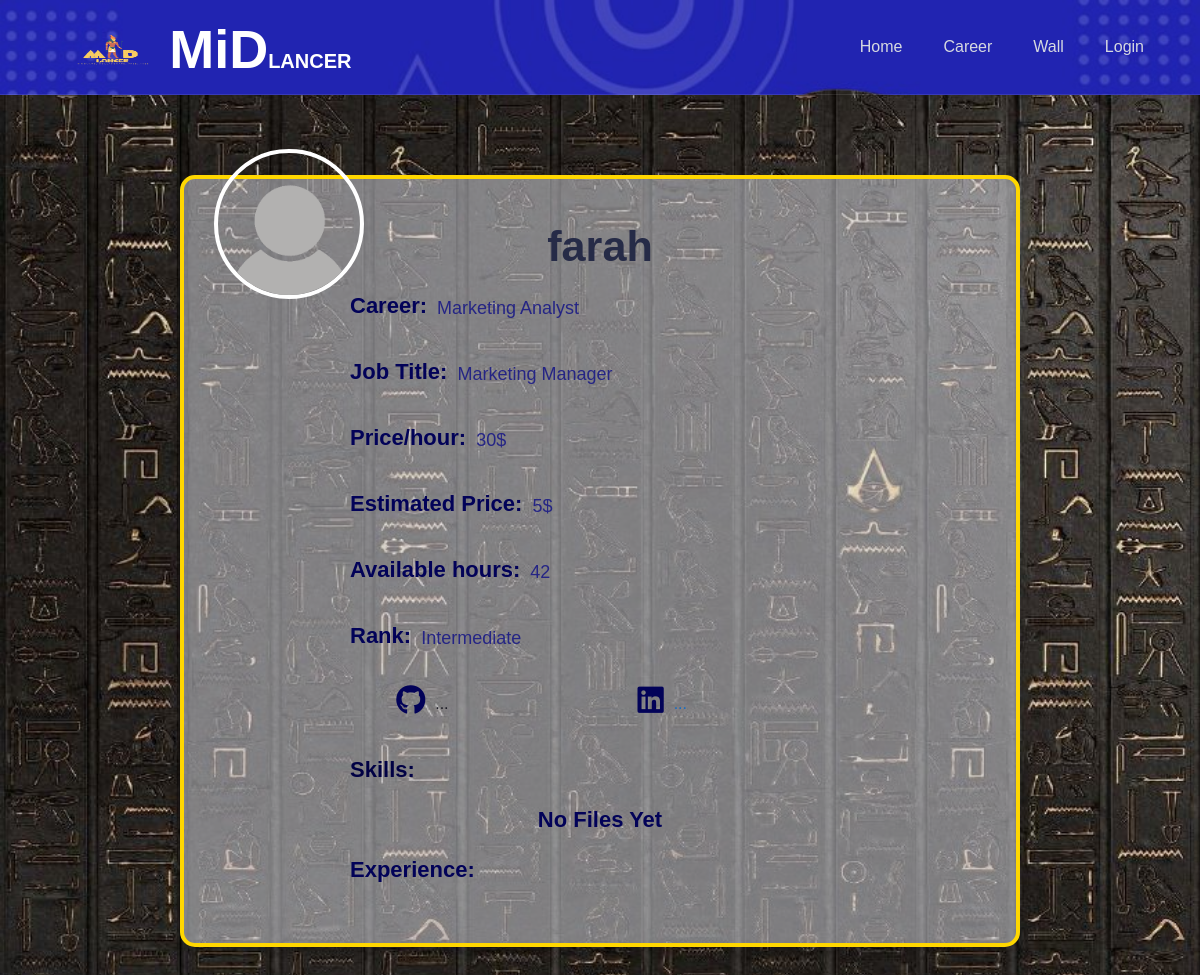
The page /freelancerview.php?vfid=15 on the database its author committed.
### tables this page shows
CREATE TABLE `freelancer` (
  `freelancer_id` int(11) NOT NULL,
  `freelancer_name` varchar(255) NOT NULL,
  `email` varchar(255) NOT NULL,
  `phone_number` varchar(11) NOT NULL,
  `password` varchar(255) NOT NULL,
  `birthdate` date NOT NULL,
  `national_id` varchar(14) NOT NULL,
  `freelancer_image` longtext DEFAULT NULL,
  `job_title` varchar(255) NOT NULL,
  `available_hours` int(11) DEFAULT NULL,
  `price/hr` float DEFAULT 5,
  `link1` varchar(255) DEFAULT NULL,
  `link2` varchar(255) DEFAULT NULL,
  `freelancer_file` longtext DEFAULT NULL,
  `bio` text DEFAULT NULL,
  `premium` varchar(255) DEFAULT '0',
  `view` int(11) DEFAULT 0,
  `hidden` tinyint(1) DEFAULT 0,
  `admin_hidden` tinyint(1) DEFAULT 0,
  `career_id` int(11) NOT NULL,
  `rank_id` int(11) DEFAULT 1,
  `webssite_price` int(11) NOT NULL DEFAULT 5,
  `fl_join_date` date NOT NULL DEFAULT current_timestamp(),
  `last_seen` datetime DEFAULT current_timestamp()
);

CREATE TABLE `career` (
  `career_id` int(11) NOT NULL,
  `career_path` varchar(250) NOT NULL,
  `career_desc` text NOT NULL,
  `career_image` longtext NOT NULL
);

CREATE TABLE `rank` (
  `rank_id` int(11) NOT NULL,
  `rank` varchar(250) NOT NULL
);

### freelancerview.php (the view, shortened to what this page needs)
<?php
include("nav+bm.php");
if(isset($_GET['vfid'])) {
    $id = $_GET['vfid'];
}
$select_freelancer = " SELECT * FROM `freelancer`
                       JOIN `career` ON `career`.`career_id` = `freelancer`.`career_id`
                       JOIN `rank` ON `rank`.`rank_id` = `freelancer`.`rank_id`
                       WHERE `freelancer`.`freelancer_id` = $id";
$run_select= mysqli_query($connect,$select_freelancer);
?>
<!DOCTYPE html>
<html lang="en">
<head>
    <link rel="stylesheet" href="css/all.min.css">
    <link rel="stylesheet" href="https://stackpath.bootstrapcdn.com/bootstrap/4.4.0/css/bootstrap.min.css">
    <link rel="stylesheet" href="https://cdnjs.cloudflare.com/ajax/libs/rateYo/2.3.2/jquery.rateyo.min.css">
    <link href="https://cdn.jsdelivr.net/npm/bootstrap@5.0.2/dist/css/bootstrap.min.css" rel="stylesheet">
    <link rel="stylesheet" href="https://cdnjs.cloudflare.com/ajax/libs/font-awesome/6.0.0-beta3/css/all.min.css">
    <link rel="stylesheet" href="./css/FREELANCERPROFILE.css">
</head>
<body>
<h2></h2>
    <div class="profile-container pb-4">
            <?php foreach($run_select as $data){ ?>
            <div class="class"></div>
            <div class="profile-image">
                <img src="<?php echo "img/profile/".htmlspecialchars($data['freelancer_image'], ENT_QUOTES, 'UTF-8' ) ?>" alt="Profile Image" id="image-preview">
            </div>
            <h1><?php echo htmlspecialchars($data['freelancer_name'] , ENT_QUOTES, 'UTF-8' )?></h1>
            <div  class="profile-form">
                <div class="form-group">
                <label for="career">Career:</label>
                    <p><?php echo htmlspecialchars($data['career_path'], ENT_QUOTES, 'UTF-8' )?></p>
                </div>
                <div class="form-group">
                    <label for="job-title">Job Title:</label>
                    <p class="web"><?php echo htmlspecialchars($data['job_title'] , ENT_QUOTES, 'UTF-8' )?></p>
                </div>
                <div class="form-group">
                    <label for="bio">Price/hour:</label>
                    <p><?php echo htmlspecialchars($data['price/hr'], ENT_QUOTES, 'UTF-8' )?>$</p>
                </div>
                <div class="form-group">
                    <label for="bio">Estimated Price:</label>
                    <p><?php echo htmlspecialchars($data['webssite_price'], ENT_QUOTES, 'UTF-8' )?>$</p>
                </div>
                <?php if(!empty($data['available_hours'])){ ?>
                    <div class="form-group">
                        <label for="bio">Available hours:</label>
                        <p><?php echo htmlspecialchars ($data['available_hours'], ENT_QUOTES, 'UTF-8')?></p>
                    </div>
                <?php } ?>
                <div class="form-group">
                    <label for="bio">Rank:</label>
                    <p><?php echo htmlspecialchars($data['rank'], ENT_QUOTES, 'UTF-8' ) ?></p>
                </div>
                <div class="group">
                    <?php if(!empty($data['link1'])){ ?>
                        <div class="form-group">
                            <label for="github-link"><i class="fa-brands fa-github"></i></label>
                            <div class="social-link1">
                                <a href="<?php echo htmlspecialchars($data['link1'], ENT_QUOTES, 'UTF-8'); ?>" target="_blank">GitHub</a>
                            </div>
                        </div>
                    <?php }else{ ?>
                        <div class="form-group">
                            <label for="github-link"><i class="fa-brands fa-github"></i></label>
                            <div class="social-link1">
                            <span>...</span>
                            </div>
                        </div>
                    <?php } ?>
                    <?php if(!empty($data['link2'])){?>
                        <div class="form-group">
                            <label for="linkedin-link"><i class="fa-brands fa-linkedin"></i></label>
                            <div class="social-link2">
                                <a href="<?php echo htmlspecialchars($data['link2'], ENT_QUOTES, 'UTF-8'); ?>" target="_blank">LinkedIn</a>
                            </div>
                        </div>
                    <?php }else{ ?>
                        <div class="form-group">
                            <label for="linkedin-link"><i class="fa-brands fa-linkedin"></i></label>
                            <div class="social-link2">
                            </i> <span>...</span>
                            </div>
                        </div>
                    <?php } ?>
                </div>
                <div class="form-group1">
                    <label for="skills">Skills:</label>
                    <div class="skills">
                    </div>
                </div>
                <?php if(!empty($data['freelancer_file'])){?>
                    <div class="form-groupupload">
                        <label for="file-upload">CV: <a href="./file/<?php echo htmlspecialchars($data['freelancer_file'], ENT_QUOTES, 'UTF-8' ) ?>" target="_blank" ><?php echo $data['freelancer_file'];?></a></label>
                    </div>
                <?php }else{ ?>
                    <label style="font-weight: bold;
                        font-size: 22px;
                        color: rgb(2, 2, 88);
                        text-align: left;
                        padding-top: 9px;" for="file-upload">No Files Yet </label>
                <?php } ?>
                <div class="all">
                    <div class="txt d-flex f-row ">
                        <div class="form-group">
                            <label for="bio">Experience:</label>
                        </div>
                    </div>
                </div>
            </div>
        <div class="form-group11">
        </div>
        <?php } ?>
    </div>
</body>
</html>

### css/nav+bm.css (style rules this page uses)
:root { --primary-color: #080a74; --secondary-color: #f6d673; --Thirdly-color: #d6d9e0; --fourthly-color: #1d1d27; }
h2 { color: var(--Thirdly-color); }

### css/FREELANCERPROFILE.css (style rules this page uses)
:root { --blue-color: #080a74; --primary-color: #080a74; --secondary-color: #f6d673; --background-color: #f7faff; --input-bg-color: #1d1d27; --text-color: #ffffff; --button-bg-color: #f6d673; --button-hover-bg-color: #2124b1; --popup-bg-color: #ffffff; --popup-border-color: #2124b1; }
body { font-family: 'Arial', sans-serif; background-image: url(../img/bhimg.jpg); background-repeat: no-repeat; background-size: cover; color: var(--text-color); margin: 0; }
.profile-container { position: relative; width: 70%; margin: auto; background-color: #d6d9e085; border-radius: 15px; box-shadow: 0 4px 10px rgba(0, 0, 0, 0.2); text-align: center; border: 4px solid gold; margin-bottom: 4%; }
h2 { color: var(--background-color) !important; font-size: 2.7em; font-weight: 600; text-align: center; padding-bottom: 3%; padding-top: 3%; }
h1 { font-size: 2.7em; font-weight: 600; margin-top: 2%; padding-top: 3%; }
.profile-image { width: 150px; height: 150px; border-radius: 50%; border: 4px solid var(--popup-bg-color); overflow: hidden; position: absolute; top: -30px; left: 30px; }
.profile-image img { width: 100%; }
p { COLOR: #171785de; font-weight: 540; font-size: large; position: relative; top: 15px; }
.skills { width: 200px; display: flex; color: #171785de; gap: 8px; flex-wrap: wrap; }
.profile-form { display: flex; flex-direction: column; align-items: center; }
.form-group1 { font-size: 22px; width: 100%; max-width: 500px; display: flex; flex-direction: row; gap: 10px; color: #010144; font-weight: 600; padding-top: 9px; }
.form-group11 { font-size: 22px !important; width: 100%; max-width: 500px; display: flex; flex-direction: row; gap: 10px; color: #010144; font-weight: 600; padding-top: 9px; margin-left: 0%; }
.form-group { width: 100%; max-width: 500px; display: flex; flex-direction: row; gap: 10px; }
.form-group label { font-weight: bold; font-size: 22px; color: rgb(2, 2, 88); text-align: left; padding-top: 9px; }
.social-link1 { color: #1d1d27; padding-top: 16px; }
.social-link2 { color: rgb(24, 109, 193); padding-top: 16px; }
.class { width: 18%; height: 6%; position: absolute; display: flex; flex-direction: column; right: 5%; top: 2%; }
.group { display: flex; width: 58%; display: flex; justify-content: center; align-items: center; margin-left: 9%; }
.fa-github:before { content: "\f09b"; font-size: 30px; }
.fa-linkedin:before { content: "\f08c"; font-size: 30px; }
.all { flex-direction: column; width: 100%; max-width: 500px; display: flex; margin-left: 0%; }
img { width: 100%; height: 100%; border-radius: 10px; }

### rows shown on the page
freelancer: freelancer_image (placeholder picture), freelancer_name "farah", career.career_path "Marketing Analyst", job_title "Marketing Manager", value "30", webssite_price "5", available_hours "42", rank.rank "Intermediate", shows "No Files Yet"
